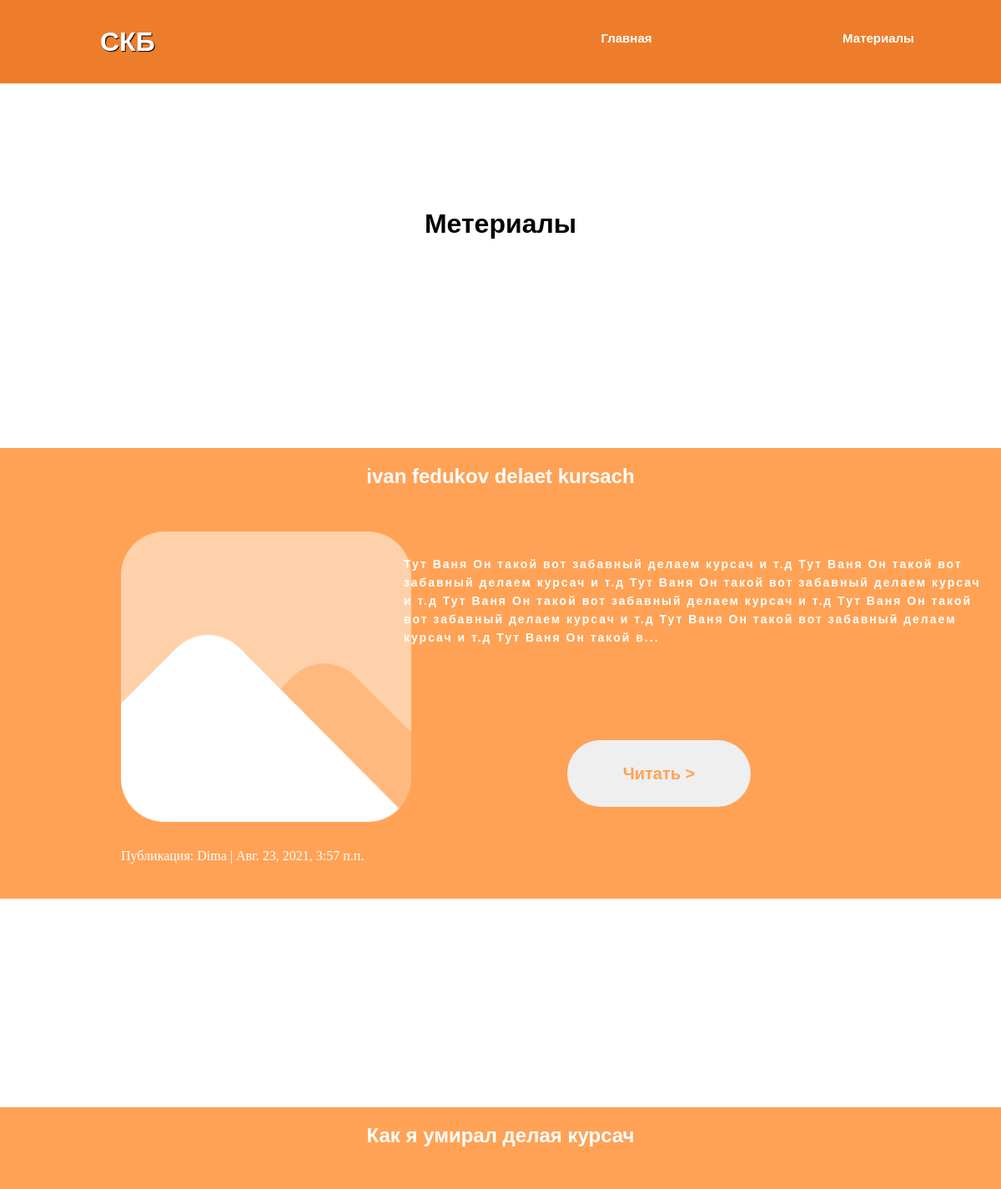
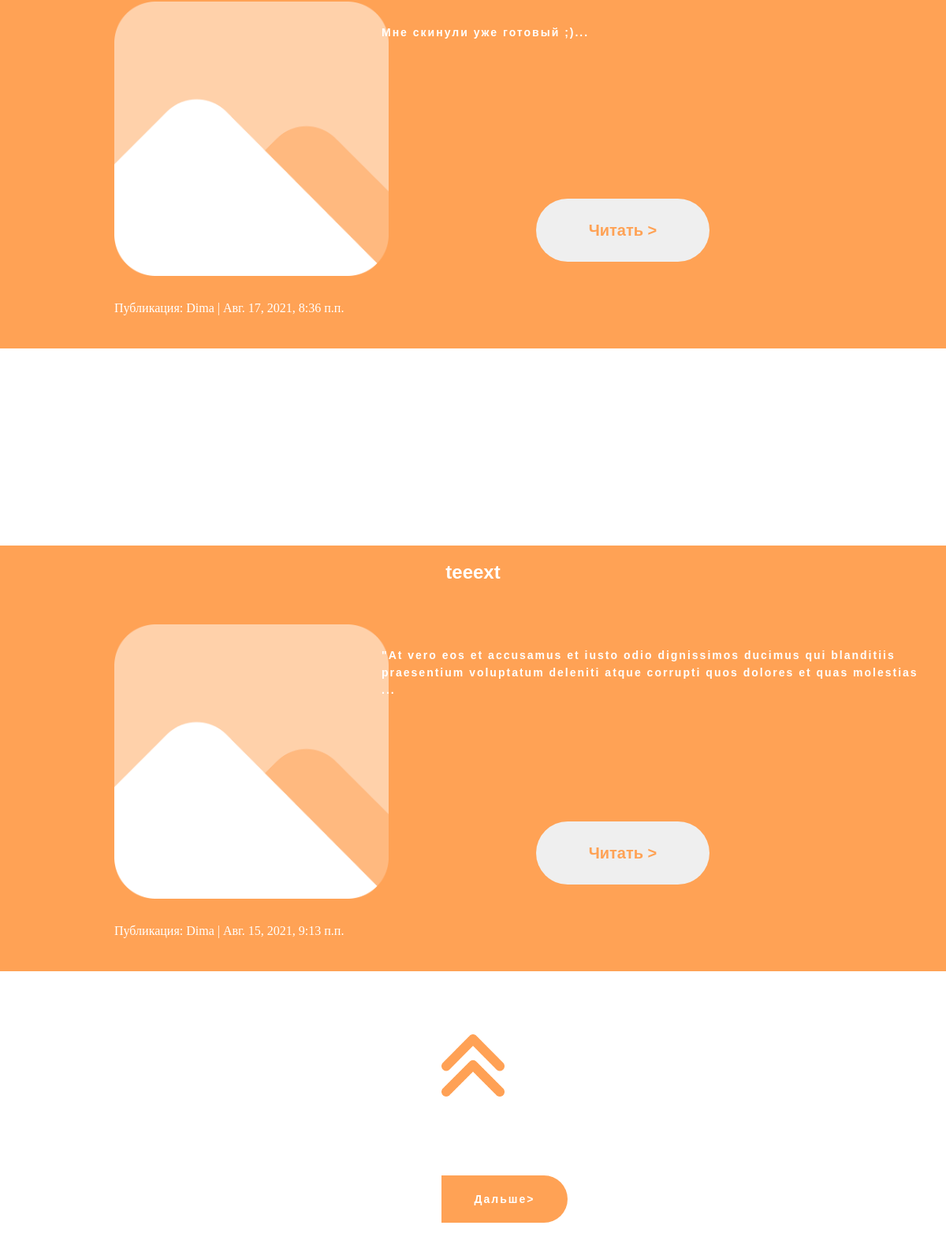
Screenshot of /blog/ with the database file from the repository (2 pictures, top to bottom).
### blog/models.py (models this page shows, shortened)
class Post(models.Model):
    title = models.CharField(max_length=200, unique=True)
    slug = models.SlugField(max_length=200, unique=True)
    author = models.ForeignKey(User, on_delete= models.CASCADE,related_name='blog_posts')
    updated_on = models.DateTimeField(auto_now= True)
    content = models.TextField()
    created_on = models.DateTimeField(auto_now_add=True)
    status = models.IntegerField(choices=STATUS, default=0)
    class Meta:
        ordering = ['-created_on']

### blog/views.py (the view)
# urls.py: path('blog/', views.PostList.as_view(), name='blog'),
class PostList(generic.ListView):
    queryset = Post.objects.filter(status=1).order_by('-created_on')
    template_name = 'index.html'
    paginate_by = 3

### templates/index.html (shortened to what this page needs)
{% extends "base.html" %}
{% load static %}
{% block content %}
<div class="content">
    <div class="main-text"><h1>Метериалы</h1></div>
      {% for post in post_list %}
    <div class="block con-three">
        <div class="conteiner text-three">
            <h2>{{ post.title }}</h2>
            <img src="{%static 'img/img-not.png'%}" alt="">
            <div class="block-text-con">
            <p class="conteiner-text"><h4>{{post.content|slice:":400"|striptags|safe}}...</h4></p>
        </div>
        <a href="{% url 'post_detail' post.slug  %}" ><button class="three-but"><h3>Читать ></h3></button> </a>
            <p class="author">Публикация: {{ post.author }} | {{ post.created_on}}</p>
        </div>
        </div>
        {% endfor %}
       <img src="{%static 'img/arrow-up.png'%}" alt="" class="arrow-up">
        {% if is_paginated %}
  <ul>
    {% if page_obj.has_next %}
    <li><a href="?page={{ page_obj.next_page_number }}"><button class="button-next"> <h4>Дальше></h4> </button></a></li>
    {% endif %}
  </ul>
{% endif %}
{%endblock%}

### templates/base.html (shortened to what this page needs)
<!DOCTYPE html>
{% load static %}
<html>
    <head>
            <link rel="stylesheet" href="{% static 'css/main.css' %}">
    </head>
    <body>
        <header>
            <div class="head">
            <h1><a href="http://127.0.0.1:8000" class="head-a">СКБ</a> </h1>
            <nav>
                <ul class="mainmenu">
                <li><a href="http://127.0.0.1:8000"><h3>Главная</h3></a>
            </li>
                <li><a href="http://127.0.0.1:8000/blog/"><h3>Материалы</h3></a></li>
            </ul></nav>
        </div>
        </header>
        {% block content %}{% endblock content %}
    </body>
</html>

### static/css/main.css (style rules this page uses)
* { outline: none; margin: 0; padding: 0; }
body { background-color: #ffa15550; }
.content { background-color: white; max-width: 1600px; margin: 0 auto; }
h1 { font-family: 'Ronduit'; }
.block { text-align: center; padding-top: 100px; min-height: 650px; }
h1, h2, h3, h4 { font-family: 'Ronduit', Arial, Helvetica, sans-serif; }
h3 { font-size: 20px; }
h4 { line-height: 22px; letter-spacing: 2px; font-size: 14px; }
.arrow-up { cursor: pointer; display: block; margin-left: auto; margin-right: auto; max-width: 80px; }
@media screen and (max-width: 1500px) { nav h3 { font-size: 15px; } }
@media screen and (max-width: 1500px) { a { width: 10px; } }

### templates/base.html (style rules this page uses)
.conteiner img { top: 100px; left: 145px; position: absolute; max-width: 348px; }
.author { top: 480px; left: 145px; position: absolute; }
body { max-height: 2700px; }
.block-text-con { text-align: left; max-width: 900px; margin-top: 80px; margin-left: 40%; }
.three-but { top: 350px; right: 25%; position: absolute; transition: all 0.2s ease; color: #FFA255; height: 80px; width: 220px; border: none; text-shadow: none; border-radius: 120px;; cursor: pointer; }
.button-prev,.button-next { background-color:#FFA255 ; margin-top: 100px; position: absolute; transition: all 0.2s ease; color: white; height: 60px; width: 160px; border: none; text-shadow: none; cursor: pointer; }
li { list-style: none; }
.button-next { right: 40%; border-radius: 0 100px 100px 0; }
body { height: auto; }
.content { padding-bottom: 200px; text-align: center; }
.arrow-up { margin-top: 80px; }
.conteiner { position: relative; height: 500px; color: white; margin: 0 auto; padding: 20px 20px 20px 20px; margin-top: 80px; background-color: #FFA255; margin-top: 150px; }
.mainmenu { height: 100px; display: flex; padding-left: 0; list-style: none; }
nav a { color: white; line-height: 60px; display: block; text-decoration: none; text-align: center; width: 270px; height: 60px; padding:1em; white-space: nowrap; }
.head-a { color: white; text-decoration: none; }
li { position: relative; }
.head>h1 { color: white; text-align: center; line-height: 100px; margin-left: 10%; float: left; }
nav { margin-left: 50%; width: 400px; }
header { background-color: #EE7D2B; height: 100px; }
.head { max-width: 1600px; margin: 0 auto; }
.head-a { text-shadow: 1px 1px 1px black; }
.main-text { text-align: center; padding-top: 150px; }

### rows the page displays
Post: title "ivan fedukov delaet kursach", content "Тут Ваня Он такой вот забавный делаем курсач и т.д Тут Ваня Он такой вот забавный делаем курсач и т.д Тут Ваня Он такой вот забавный делаем курсач и т.д Тут Ваня Он такой вот забавный делаем курсач и т.д Тут Ваня Он такой вот забавный делаем курсач и т.д Тут Ваня Он такой вот забавный делаем курсач и т.д Тут Ваня Он такой в", author "Dima", created_on "Авг. 23, 2021, 3:57 п.п."
Post: title "Как я умирал делая курсач", content "Мне скинули уже готовый ;)", author "Dima", created_on "Авг. 17, 2021, 8:36 п.п."
Post: title "teeext", content "\"At vero eos et accusamus et iusto odio dignissimos ducimus qui blanditiis praesentium voluptatum deleniti atque corrupti quos dolores et quas molestias", author "Dima", created_on "Авг. 15, 2021, 9:13 п.п."
